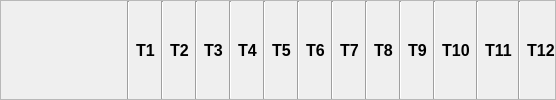
               <widget class="QFrame" name="frame_14">
                <property name="styleSheet">
                 <string notr="true">#frame_14{
border: 1px solid #ccc
}</string>
                </property>
                <property name="frameShape">
                 <enum>QFrame::StyledPanel</enum>
                </property>
                <property name="frameShadow">
                 <enum>QFrame::Raised</enum>
                </property>
                <layout class="QHBoxLayout" name="horizontalLayout_5">
                 <property name="leftMargin">
                  <number>0</number>
                 </property>
                 <property name="topMargin">
                  <number>0</number>
                 </property>
                 <property name="rightMargin">
                  <number>0</number>
                 </property>
                 <property name="bottomMargin">
                  <number>0</number>
                 </property>
                 <item>
                  <widget class="QLabel" name="label_60">
                   <property name="minimumSize">
                    <size>
                     <width>120</width>
                     <height>0</height>
                    </size>
                   </property>
                   <property name="maximumSize">
                    <size>
                     <width>120</width>
                     <height>16777215</height>
                    </size>
                   </property>
                   <property name="text">
                    <string/>
                   </property>
                  </widget>
                 </item>
                 <item>
                  <widget class="Line" name="line_12">
                   <property name="orientation">
                    <enum>Qt::Vertical</enum>
                   </property>
                  </widget>
                 </item>
                 <item>
                  <widget class="QLabel" name="label_57">
                   <property name="font">
                    <font>
                     <pointsize>12</pointsize>
                     <weight>75</weight>
                     <bold>true</bold>
                    </font>
                   </property>
                   <property name="text">
                    <string>T1</string>
                   </property>
                   <property name="alignment">
                    <set>Qt::AlignCenter</set>
                   </property>
                  </widget>
                 </item>
                 <item>
                  <widget class="Line" name="line">
                   <property name="orientation">
                    <enum>Qt::Vertical</enum>
                   </property>
                  </widget>
                 </item>
                 <item>
                  <widget class="QLabel" name="label_59">
                   <property name="font">
                    <font>
                     <pointsize>12</pointsize>
                     <weight>75</weight>
                     <bold>true</bold>
                    </font>
                   </property>
                   <property name="text">
                    <string>T2</string>
                   </property>
                   <property name="alignment">
                    <set>Qt::AlignCenter</set>
                   </property>
                  </widget>
                 </item>
                 <item>
                  <widget class="Line" name="line_2">
                   <property name="orientation">
                    <enum>Qt::Vertical</enum>
                   </property>
                  </widget>
                 </item>
                 <item>
                  <widget class="QLabel" name="label_61">
                   <property name="font">
                    <font>
                     <pointsize>12</pointsize>
                     <weight>75</weight>
                     <bold>true</bold>
                    </font>
                   </property>
                   <property name="text">
                    <string>T3</string>
                   </property>
                   <property name="alignment">
                    <set>Qt::AlignCenter</set>
                   </property>
                  </widget>
                 </item>
                 <item>
                  <widget class="Line" name="line_3">
                   <property name="orientation">
                    <enum>Qt::Vertical</enum>
                   </property>
                  </widget>
                 </item>
                 <item>
                  <widget class="QLabel" name="label_62">
                   <property name="font">
                    <font>
                     <pointsize>12</pointsize>
                     <weight>75</weight>
                     <bold>true</bold>
                    </font>
                   </property>
                   <property name="text">
                    <string>T4</string>
                   </property>
                   <property name="alignment">
                    <set>Qt::AlignCenter</set>
                   </property>
                  </widget>
                 </item>
                 <item>
                  <widget class="Line" name="line_4">
                   <property name="orientation">
                    <enum>Qt::Vertical</enum>
                   </property>
                  </widget>
                 </item>
                 <item>
                  <widget class="QLabel" name="label_63">
                   <property name="font">
                    <font>
                     <pointsize>12</pointsize>
                     <weight>75</weight>
                     <bold>true</bold>
                    </font>
                   </property>
                   <property name="text">
                    <string>T5</string>
                   </property>
                   <property name="alignment">
                    <set>Qt::AlignCenter</set>
                   </property>
                  </widget>
                 </item>
                 <item>
                  <widget class="Line" name="line_5">
                   <property name="orientation">
                    <enum>Qt::Vertical</enum>
                   </property>
                  </widget>
                 </item>
                 <item>
                  <widget class="QLabel" name="label_64">
                   <property name="font">
                    <font>
                     <pointsize>12</pointsize>
                     <weight>75</weight>
                     <bold>true</bold>
                    </font>
                   </property>
                   <property name="text">
                    <string>T6</string>
                   </property>
                   <property name="alignment">
                    <set>Qt::AlignCenter</set>
                   </property>
                  </widget>
                 </item>
                 <item>
                  <widget class="Line" name="line_6">
                   <property name="orientation">
                    <enum>Qt::Vertical</enum>
                   </property>
                  </widget>
                 </item>
                 <item>
                  <widget class="QLabel" name="label_65">
                   <property name="font">
                    <font>
                     <pointsize>12</pointsize>
                     <weight>75</weight>
                     <bold>true</bold>
                    </font>
                   </property>
                   <property name="text">
                    <string>T7</string>
                   </property>
                   <property name="alignment">
                    <set>Qt::AlignCenter</set>
                   </property>
                  </widget>
                 </item>
                 <item>
                  <widget class="Line" name="line_7">
                   <property name="orientation">
                    <enum>Qt::Vertical</enum>
                   </property>
                  </widget>
                 </item>
                 <item>
                  <widget class="QLabel" name="label_66">
                   <property name="font">
                    <font>
                     <pointsize>12</pointsize>
                     <weight>75</weight>
                     <bold>true</bold>
                    </font>
                   </property>
                   <property name="text">
                    <string>T8</string>
                   </property>
                   <property name="alignment">
                    <set>Qt::AlignCenter</set>
                   </property>
                  </widget>
                 </item>
                 <item>
                  <widget class="Line" name="line_8">
                   <property name="orientation">
                    <enum>Qt::Vertical</enum>
                   </property>
                  </widget>
                 </item>
                 <item>
                  <widget class="QLabel" name="label_67">
                   <property name="font">
                    <font>
                     <pointsize>12</pointsize>
                     <weight>75</weight>
                     <bold>true</bold>
                    </font>
                   </property>
                   <property name="text">
                    <string>T9</string>
                   </property>
                   <property name="alignment">
                    <set>Qt::AlignCenter</set>
                   </property>
                  </widget>
                 </item>
                 <item>
                  <widget class="Line" name="line_9">
                   <property name="orientation">
                    <enum>Qt::Vertical</enum>
                   </property>
                  </widget>
                 </item>
                 <item>
                  <widget class="QLabel" name="label_68">
                   <property name="font">
                    <font>
                     <pointsize>12</pointsize>
                     <weight>75</weight>
                     <bold>true</bold>
                    </font>
                   </property>
                   <property name="text">
                    <string>T10</string>
                   </property>
                   <property name="alignment">
                    <set>Qt::AlignCenter</set>
                   </property>
                  </widget>
                 </item>
                 <item>
                  <widget class="Line" name="line_10">
                   <property name="orientation">
                    <enum>Qt::Vertical</enum>
                   </property>
                  </widget>
                 </item>
                 <item>
                  <widget class="QLabel" name="label_69">
                   <property name="font">
                    <font>
                     <pointsize>12</pointsize>
                     <weight>75</weight>
                     <bold>true</bold>
                    </font>
                   </property>
                   <property name="text">
                    <string>T11</string>
                   </property>
                   <property name="alignment">
                    <set>Qt::AlignCenter</set>
                   </property>
                  </widget>
                 </item>
                 <item>
                  <widget class="Line" name="line_11">
                   <property name="orientation">
                    <enum>Qt::Vertical</enum>
                   </property>
                  </widget>
                 </item>
                 <item>
                  <widget class="QLabel" name="label_70">
                   <property name="font">
                    <font>
                     <pointsize>12</pointsize>
                     <weight>75</weight>
                     <bold>true</bold>
                    </font>
                   </property>
                   <property name="text">
                    <string>T12</string>
                   </property>
                   <property name="alignment">
                    <set>Qt::AlignCenter</set>
                   </property>
                  </widget>
                 </item>
                </layout>
               </widget>
